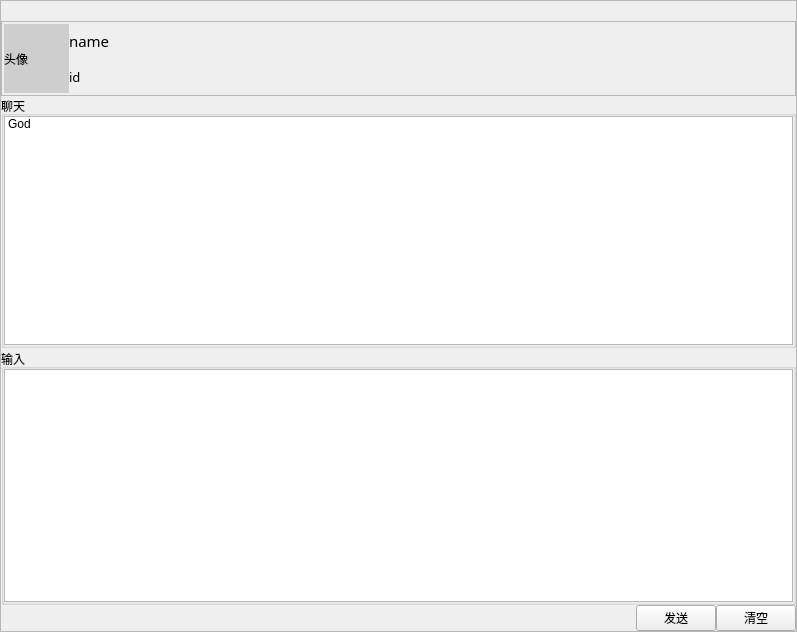
<?xml version="1.0" encoding="UTF-8"?>
<ui version="4.0">
 <class>Chat</class>
 <widget class="QWidget" name="Chat">
  <property name="geometry">
   <rect>
    <x>0</x>
    <y>0</y>
    <width>797</width>
    <height>632</height>
   </rect>
  </property>
  <property name="windowTitle">
   <string>Form</string>
  </property>
  <layout class="QVBoxLayout" name="verticalLayout">
   <property name="spacing">
    <number>0</number>
   </property>
   <property name="leftMargin">
    <number>0</number>
   </property>
   <property name="topMargin">
    <number>0</number>
   </property>
   <property name="rightMargin">
    <number>0</number>
   </property>
   <property name="bottomMargin">
    <number>0</number>
   </property>
   <item>
    <widget class="QFrame" name="frame">
     <property name="frameShape">
      <enum>QFrame::StyledPanel</enum>
     </property>
     <property name="frameShadow">
      <enum>QFrame::Raised</enum>
     </property>
     <layout class="QVBoxLayout" name="verticalLayout_5">
      <property name="spacing">
       <number>0</number>
      </property>
      <property name="leftMargin">
       <number>0</number>
      </property>
      <property name="topMargin">
       <number>0</number>
      </property>
      <property name="rightMargin">
       <number>0</number>
      </property>
      <property name="bottomMargin">
       <number>0</number>
      </property>
      <item>
       <layout class="QHBoxLayout" name="horizontalLayout">
        <item>
         <spacer name="horizontalSpacer">
          <property name="orientation">
           <enum>Qt::Horizontal</enum>
          </property>
          <property name="sizeHint" stdset="0">
           <size>
            <width>40</width>
            <height>20</height>
           </size>
          </property>
         </spacer>
        </item>
        <item>
         <layout class="QHBoxLayout" name="tool">
          <property name="spacing">
           <number>5</number>
          </property>
          <item>
           <widget class="QPushButton" name="minimize">
            <property name="minimumSize">
             <size>
              <width>20</width>
              <height>20</height>
             </size>
            </property>
            <property name="maximumSize">
             <size>
              <width>20</width>
              <height>20</height>
             </size>
            </property>
            <property name="text">
             <string/>
            </property>
            <property name="icon">
             <iconset resource="icos.qrc">
              <normaloff>:/tool/minimize.png</normaloff>:/tool/minimize.png</iconset>
            </property>
            <property name="iconSize">
             <size>
              <width>25</width>
              <height>25</height>
             </size>
            </property>
            <property name="flat">
             <bool>true</bool>
            </property>
           </widget>
          </item>
          <item>
           <widget class="QPushButton" name="maximize">
            <property name="sizePolicy">
             <sizepolicy hsizetype="Fixed" vsizetype="Fixed">
              <horstretch>0</horstretch>
              <verstretch>0</verstretch>
             </sizepolicy>
            </property>
            <property name="minimumSize">
             <size>
              <width>20</width>
              <height>20</height>
             </size>
            </property>
            <property name="maximumSize">
             <size>
              <width>20</width>
              <height>20</height>
             </size>
            </property>
            <property name="text">
             <string/>
            </property>
            <property name="icon">
             <iconset resource="icos.qrc">
              <normaloff>:/tool/maximize.png</normaloff>:/tool/maximize.png</iconset>
            </property>
            <property name="iconSize">
             <size>
              <width>25</width>
              <height>25</height>
             </size>
            </property>
            <property name="flat">
             <bool>true</bool>
            </property>
           </widget>
          </item>
          <item>
           <widget class="QPushButton" name="close">
            <property name="minimumSize">
             <size>
              <width>20</width>
              <height>20</height>
             </size>
            </property>
            <property name="maximumSize">
             <size>
              <width>20</width>
              <height>20</height>
             </size>
            </property>
            <property name="text">
             <string/>
            </property>
            <property name="icon">
             <iconset resource="icos.qrc">
              <normaloff>:/tool/close.png</normaloff>:/tool/close.png</iconset>
            </property>
            <property name="iconSize">
             <size>
              <width>25</width>
              <height>25</height>
             </size>
            </property>
            <property name="flat">
             <bool>true</bool>
            </property>
           </widget>
          </item>
         </layout>
        </item>
       </layout>
      </item>
      <item>
       <widget class="QFrame" name="info">
        <property name="minimumSize">
         <size>
          <width>620</width>
          <height>75</height>
         </size>
        </property>
        <property name="frameShape">
         <enum>QFrame::StyledPanel</enum>
        </property>
        <property name="frameShadow">
         <enum>QFrame::Raised</enum>
        </property>
        <layout class="QHBoxLayout" name="horizontalLayout_4">
         <property name="spacing">
          <number>2</number>
         </property>
         <property name="leftMargin">
          <number>2</number>
         </property>
         <property name="topMargin">
          <number>2</number>
         </property>
         <property name="rightMargin">
          <number>2</number>
         </property>
         <property name="bottomMargin">
          <number>2</number>
         </property>
         <item>
          <layout class="QGridLayout" name="gridLayout">
           <property name="horizontalSpacing">
            <number>0</number>
           </property>
           <item row="0" column="0" rowspan="2">
            <widget class="QLabel" name="picture">
             <property name="minimumSize">
              <size>
               <width>65</width>
               <height>65</height>
              </size>
             </property>
             <property name="styleSheet">
              <string notr="true">background-color: rgb(206, 206, 206);</string>
             </property>
             <property name="text">
              <string>头像</string>
             </property>
            </widget>
           </item>
           <item row="0" column="1">
            <widget class="QLabel" name="name">
             <property name="minimumSize">
              <size>
               <width>100</width>
               <height>30</height>
              </size>
             </property>
             <property name="font">
              <font>
               <family>Adobe Devanagari</family>
               <pointsize>11</pointsize>
              </font>
             </property>
             <property name="text">
              <string>name</string>
             </property>
            </widget>
           </item>
           <item row="1" column="1">
            <widget class="QLabel" name="id">
             <property name="minimumSize">
              <size>
               <width>100</width>
               <height>20</height>
              </size>
             </property>
             <property name="font">
              <font>
               <family>Adobe Devanagari</family>
               <pointsize>10</pointsize>
              </font>
             </property>
             <property name="text">
              <string>id</string>
             </property>
            </widget>
           </item>
          </layout>
         </item>
         <item>
          <spacer name="horizontalSpacer_3">
           <property name="orientation">
            <enum>Qt::Horizontal</enum>
           </property>
           <property name="sizeHint" stdset="0">
            <size>
             <width>617</width>
             <height>20</height>
            </size>
           </property>
          </spacer>
         </item>
        </layout>
       </widget>
      </item>
      <item>
       <widget class="QSplitter" name="splitter">
        <property name="orientation">
         <enum>Qt::Vertical</enum>
        </property>
        <property name="handleWidth">
         <number>1</number>
        </property>
        <widget class="QGroupBox" name="groupBox">
         <property name="title">
          <string>聊天</string>
         </property>
         <layout class="QVBoxLayout" name="verticalLayout_3">
          <property name="spacing">
           <number>0</number>
          </property>
          <property name="leftMargin">
           <number>0</number>
          </property>
          <property name="topMargin">
           <number>0</number>
          </property>
          <property name="rightMargin">
           <number>0</number>
          </property>
          <property name="bottomMargin">
           <number>0</number>
          </property>
          <item>
           <widget class="QListWidget" name="contents">
            <item>
             <property name="text">
              <string>God</string>
             </property>
            </item>
           </widget>
          </item>
         </layout>
        </widget>
        <widget class="QWidget" name="">
         <layout class="QVBoxLayout" name="verticalLayout_2">
          <property name="spacing">
           <number>0</number>
          </property>
          <item>
           <widget class="QGroupBox" name="groupBox_2">
            <property name="title">
             <string>输入</string>
            </property>
            <layout class="QVBoxLayout" name="verticalLayout_4">
             <property name="spacing">
              <number>0</number>
             </property>
             <property name="leftMargin">
              <number>0</number>
             </property>
             <property name="topMargin">
              <number>0</number>
             </property>
             <property name="rightMargin">
              <number>0</number>
             </property>
             <property name="bottomMargin">
              <number>0</number>
             </property>
             <item>
              <widget class="QTextEdit" name="MyMsg"/>
             </item>
            </layout>
           </widget>
          </item>
          <item>
           <layout class="QHBoxLayout" name="horizontalLayout_3">
            <item>
             <widget class="QWidget" name="widget" native="true">
              <layout class="QHBoxLayout" name="horizontalLayout_2">
               <property name="spacing">
                <number>0</number>
               </property>
               <property name="leftMargin">
                <number>0</number>
               </property>
               <property name="topMargin">
                <number>0</number>
               </property>
               <property name="rightMargin">
                <number>0</number>
               </property>
               <property name="bottomMargin">
                <number>0</number>
               </property>
               <item>
                <spacer name="horizontalSpacer_2">
                 <property name="orientation">
                  <enum>Qt::Horizontal</enum>
                 </property>
                 <property name="sizeHint" stdset="0">
                  <size>
                   <width>40</width>
                   <height>20</height>
                  </size>
                 </property>
                </spacer>
               </item>
               <item>
                <widget class="QPushButton" name="send">
                 <property name="maximumSize">
                  <size>
                   <width>80</width>
                   <height>30</height>
                  </size>
                 </property>
                 <property name="text">
                  <string>发送</string>
                 </property>
                </widget>
               </item>
               <item>
                <widget class="QPushButton" name="empty">
                 <property name="maximumSize">
                  <size>
                   <width>80</width>
                   <height>30</height>
                  </size>
                 </property>
                 <property name="text">
                  <string>清空</string>
                 </property>
                </widget>
               </item>
              </layout>
             </widget>
            </item>
           </layout>
          </item>
         </layout>
        </widget>
       </widget>
      </item>
     </layout>
    </widget>
   </item>
  </layout>
 </widget>
 <resources>
  <include location="icos.qrc"/>
 </resources>
 <connections/>
</ui>
